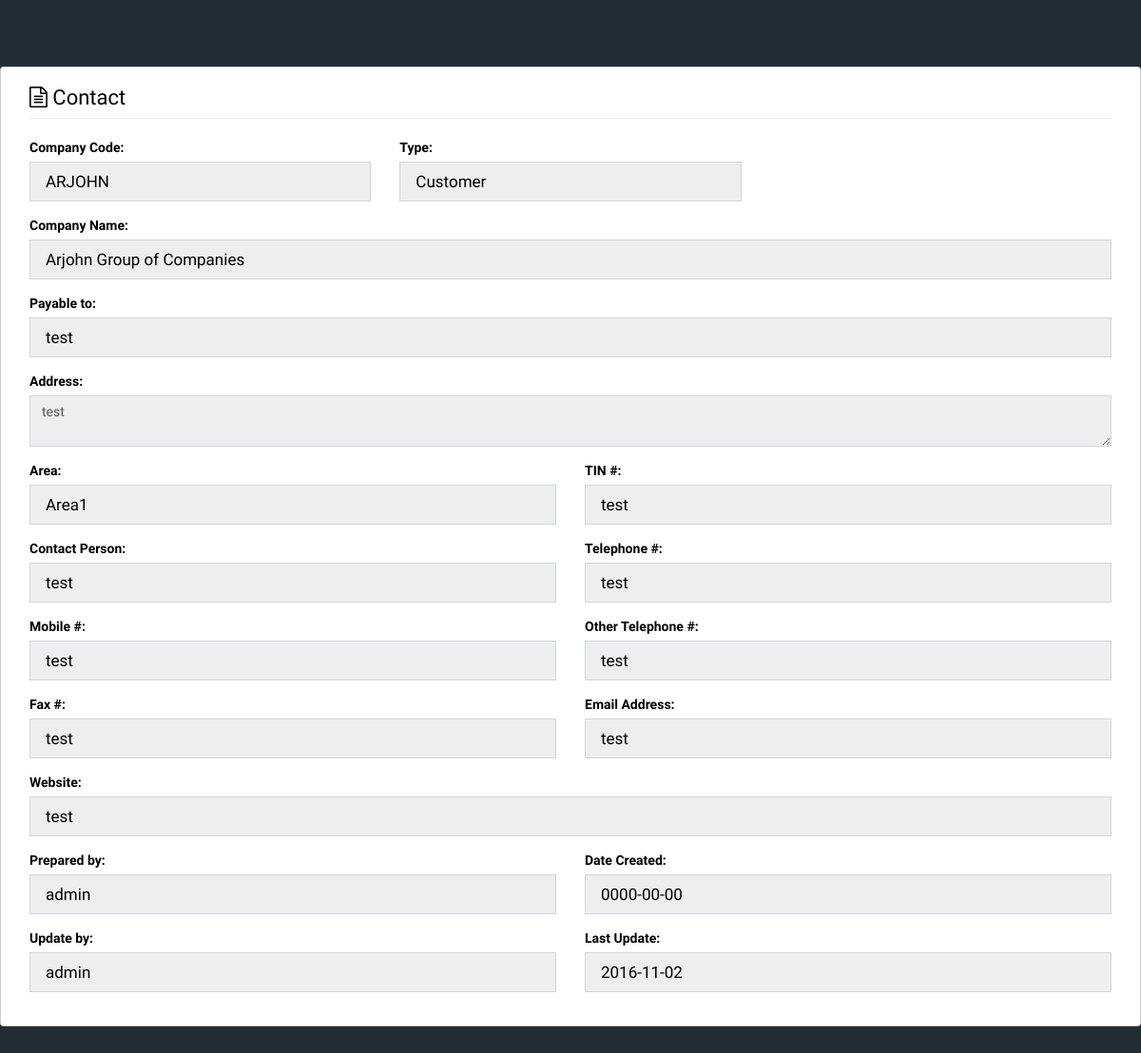
The page /contact/view/1 on the database as committed earlier.
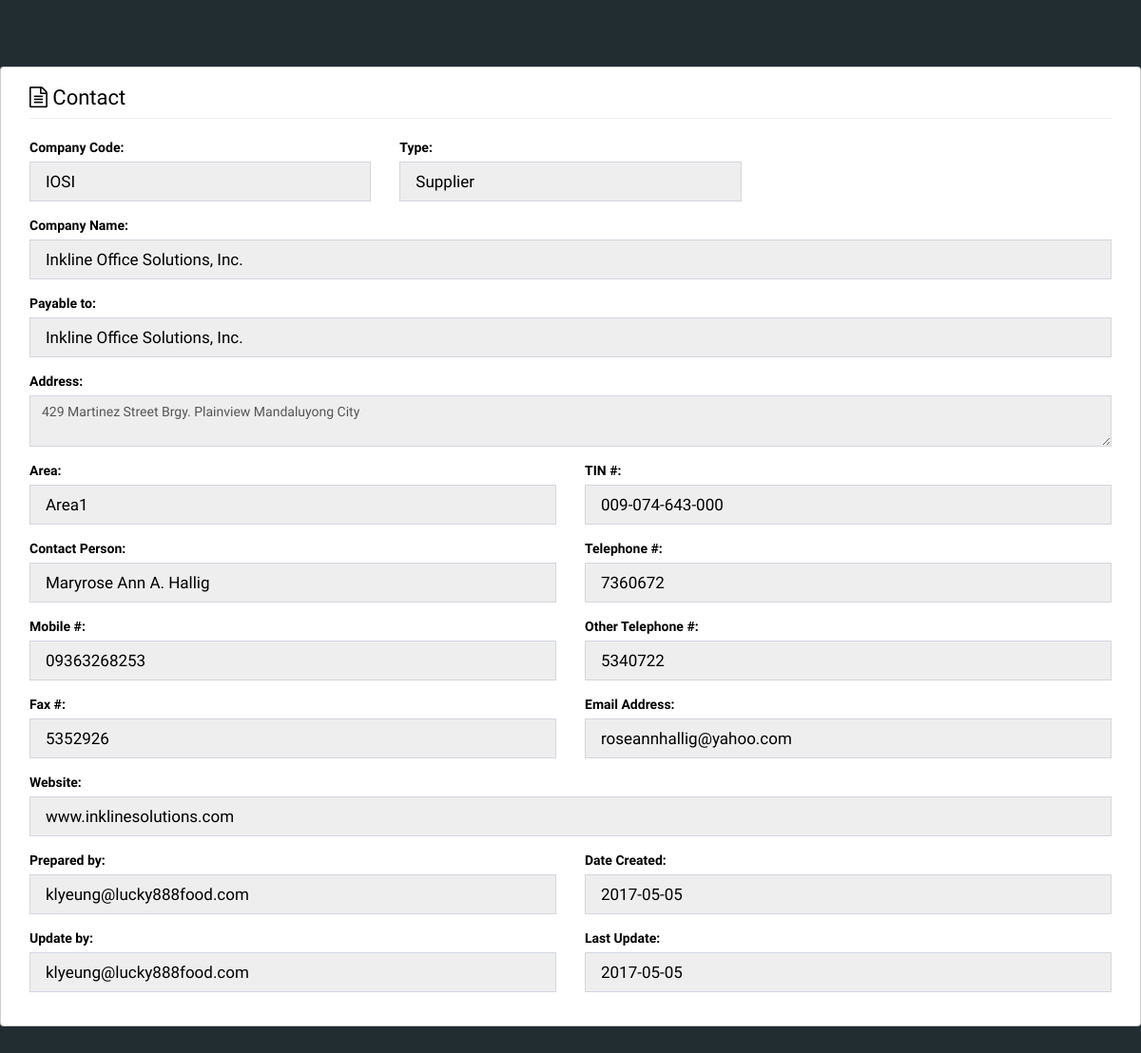
The same page on the database as committed later.
### tables this page shows
CREATE TABLE `contact` (
  `contact_id` int(11) NOT NULL,
  `comp_code` varchar(250) DEFAULT NULL,
  `contact_type` varchar(250) DEFAULT NULL,
  `agent` varchar(250) DEFAULT NULL,
  `comp_name` varchar(250) DEFAULT NULL,
  `payable_to` varchar(250) DEFAULT NULL,
  `address` varchar(250) DEFAULT NULL,
  `area` varchar(250) DEFAULT NULL,
  `tin_num` varchar(250) DEFAULT NULL,
  `cont_pers` varchar(250) DEFAULT NULL,
  `telephone` varchar(250) DEFAULT NULL,
  `mob_no` varchar(250) DEFAULT NULL,
  `other_telephone` varchar(250) DEFAULT NULL,
  `fax_num` varchar(250) DEFAULT NULL,
  `email` varchar(250) DEFAULT NULL,
  `website` varchar(250) DEFAULT NULL,
  `prepared_by` varchar(250) DEFAULT NULL,
  `update_by` varchar(250) DEFAULT NULL,
  `prep_date` date DEFAULT NULL,
  `up_date` date DEFAULT NULL
);

### application/controllers/Contact.php (called while the page is built, shortened)
<?php
class Contact extends CI_Controller {
	public function __construct()
	{
		$this->load->database();
		$this->load->library(array('ion_auth','form_validation'));
		$this->load->helper(array('url','language'));
		$this->load->library('encryption');
	}
	function view($contact_id){
		$data['bcrumbs'] = "View Contacts";
		$data['title'] = "Contact";
		$sql = "SELECT * FROM contact where contact_id = $contact_id";
		$data['contact'] = $this->cm->get_statement($sql,1);
		$this->_render_page('contact/view', $data);
	}
	public function _render_page($view, $data=null, $returnhtml=false)
	{
		$this->viewdata = (empty($data)) ? $this->data: $data;
		$this->load->view('layout/header', $this->viewdata);
		$view_html = $this->load->view($view, $this->viewdata, $returnhtml);
		$this->load->view('layout/footer', $this->viewdata);
	}
}

### index.php (called while the page is built, shortened)
<?php
require_once BASEPATH.'core/CodeIgniter.php';

### application/models/Common_model.php (called while the page is built, shortened)
<?php
class Common_model extends CI_Model {
	function get_statement($sql,$result){
		if($result == 1){
			return $this->db->query($sql)->row();
		}
	}
}

### application/helpers/my_helper.php (called while the page is built, shortened)
<?php
	function now($c=false){
		switch ($c) {
			default:
				return date("Y-m-d H:i:s");
		}
	}

### application/views/contact/view.php (the view, shortened to what the changed rows need)
<div class="lucky888user">
<h2 class="page-header margin"><i class="fa fa-file-text-o" aria-hidden="true"> </i> <?php echo $title;?></h2>
	<div class="row">
		<section class="col-md-4">
			<div class="form-group">
				<label for="comp_code">Company Code:</label>
				<input value="<?php echo $contact->comp_code?>" type="text" class="form-control l-login-input" name="comp_code" id="comp_code">
			</div>
		</section>
		<section class="col-md-4">
			<div class="form-group">
				<label for="contact_type">Type:</label>
				<input value="<?php echo $contact->contact_type?>" type="text" class="form-control l-login-input" name="contact_type" id="contact_type">
			</div>
		</section>
	</div>
	<div class="row">
		<section class="col-md-12">
			<div class="form-group">
				<label for="comp_name">Company Name:</label>
				<input value="<?php echo $contact->comp_name?>" type="text" class="form-control l-login-input" name="comp_name" id="comp_name">
			</div>
			<div id="payable_container">
				<div class="form-group">
					<label for="payable_to">Payable to:</label>
					<input value="<?php echo $contact->payable_to?>" type="text" class="form-control l-login-input" name="payable_to" id="payable_to">
				</div>
			</div>
			<div class="form-group">
				<label for="address">Address:</label>
				<textarea class="form-control" name="address" id="address"><?php echo $contact->address?></textarea>
			</div>
		</section>
	</div>
	<div class="row">
		<div class="col-md-6">
			<div class="form-group">
				<label for="area">Area:</label>
				<input value="<?php echo $contact->area?>" type="text" class="form-control l-login-input" name="agent" id="agent">
			</div>
			<div class="form-group">
				<label for="cont_pers">Contact Person:</label>
				<input value="<?php echo $contact->cont_pers?>" type="text" class="form-control l-login-input" name="cont_pers" id="cont_pers">
			</div>
			<div class="form-group">
				<label for="mob_no">Mobile #:</label>
				<input value="<?php echo $contact->mob_no?>" type="text" class="form-control l-login-input" name="mob_no" id="mob_no">
			</div>
			<div class="form-group">
				<label for="fax_num">Fax #:</label>
				<input value="<?php echo $contact->fax_num?>" type="text" class="form-control l-login-input" name="fax_num" id="fax_num">
			</div>
		</div>
		<div class="col-md-6">
			<div class="form-group">
				<label for="tin_num">TIN #:</label>
				<input value="<?php echo $contact->tin_num?>" type="text" class="form-control l-login-input" name="tin_num" id="tin_num">
			</div>
			<div class="form-group">
				<label for="telephone">Telephone #:</label>
				<input value="<?php echo $contact->telephone?>" type="text" class="form-control l-login-input" name="telephone" id="telephone">
			</div>
			<div class="form-group">
				<label for="other_telephone">Other Telephone #:</label>
				<input value="<?php echo $contact->other_telephone?>" type="text" class="form-control l-login-input" name="other_telephone" id="other_telephone">
			</div>
			<div class="form-group">
				<label for="email">Email Address:</label>
				<input value="<?php echo $contact->email?>" type="text" class="form-control l-login-input" name="email" id="email">
			</div>
		</div>
	</div>
	<div class="row">
		<section class="col-md-12">
			<div class="form-group">
				<label for="website">Website:</label>
				<input value="<?php echo $contact->website?>" type="text" class="form-control l-login-input" name="website" id="website">
			</div>
		</section>
	</div>
	<div class="row">
		<div class="col-md-6">
			<div class="form-group">
				<label for="prepared_by">Prepared by:</label>
				<input value="<?php echo $contact->prepared_by?>" readonly type="text" class="form-control l-login-input" name="prepared_by" id="prepared_by" value="<?php echo $this->session->userdata('username')?>">
			</div>
			<div class="form-group">
				<label for="update_by">Update by:</label>
				<input value="<?php echo (empty($contact->update_by))?$contact->prepared_by:$contact->update_by ?>" type="text" class="form-control l-login-input" name="update_by" id="update_by">
			</div>
		</div>
		<div class="col-md-6">
			<div class="form-group">
				<label for="prep_date">Date Created:</label>
				<input value="<?php echo $contact->prep_date?>" readonly type="text" class="form-control l-login-input" name="prep_date" id="prep_date" value="<?php echo now()?>">
			</div>
			<div class="form-group">
				<label for="up_date">Last Update:</label>
				<input value="<?php echo (empty($contact->up_date))?$contact->prep_date:$contact->up_date ?>" type="text" class="form-control l-login-input" name="up_date" id="up_date">
			</div>
		</div>
	</div>
</div>

Rows that differ between the two databases and show on the page:
changed contact "Area1": comp_code "ARJOHN" → "IOSI"; contact_type "Customer" → "Supplier"; comp_name "Arjohn Group of Companies" → "Inkline Office Solutions, Inc."; payable_to "test" → "Inkline Office Solutions, Inc."; address "test" → "429 Martinez Street Brgy. Plainview Mandaluyong City"; cont_pers "test" → "Maryrose Ann A. Hallig"; mob_no "test" → "09363268253"; fax_num "test" → "5352926"; tin_num "test" → "009-074-643-000"; telephone "test" → "7360672"; other_telephone "test" → "5340722"; email "test" → "roseannhallig@yahoo.com"; website "test" → "www.inklinesolutions.com"; prepared_by "admin" → "klyeung@lucky888food.com"; update_by "admin" → "klyeung@lucky888food.com"; prep_date "0000-00-00" → "2017-05-05"; up_date "2016-11-02" → "2017-05-05"
